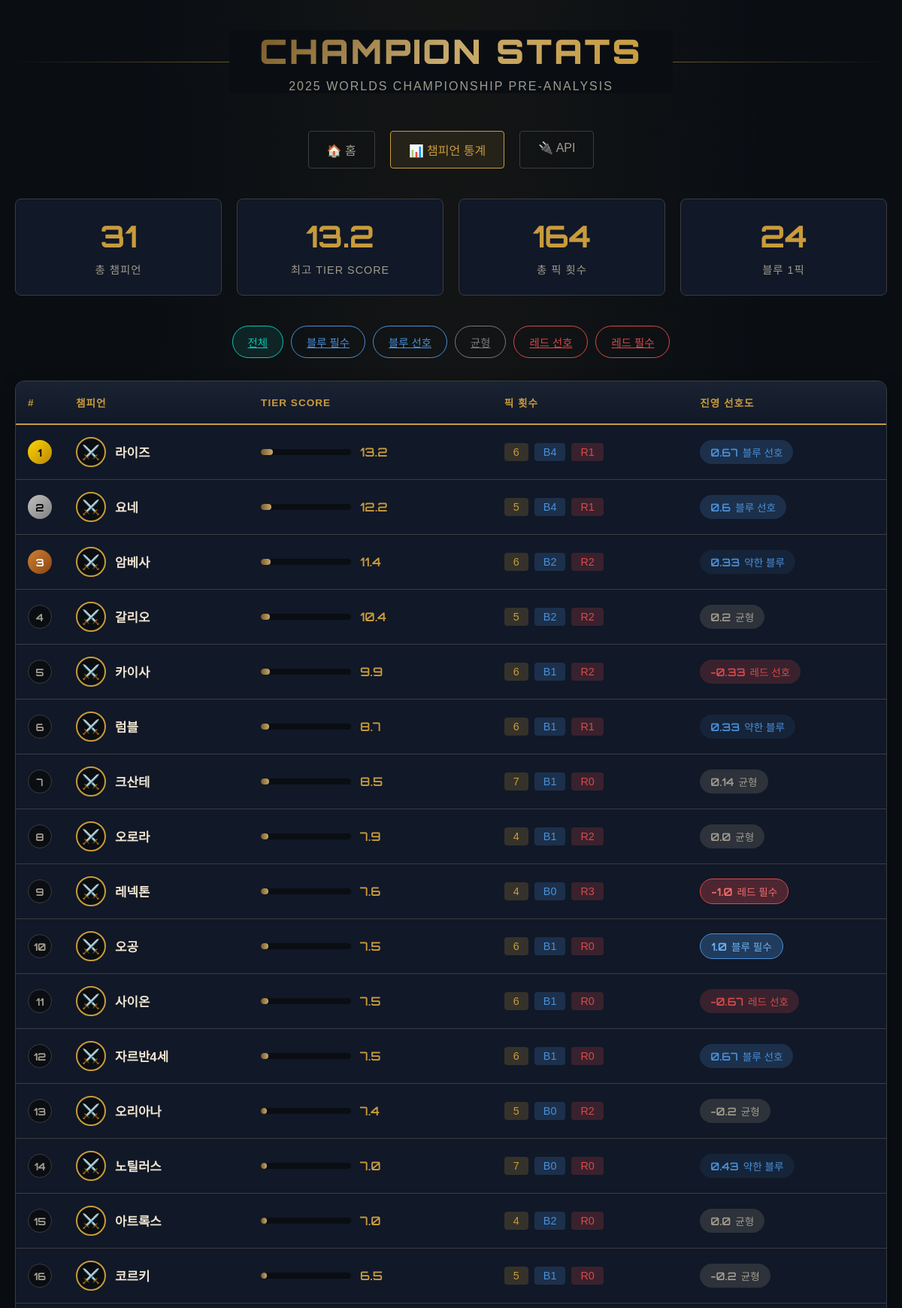
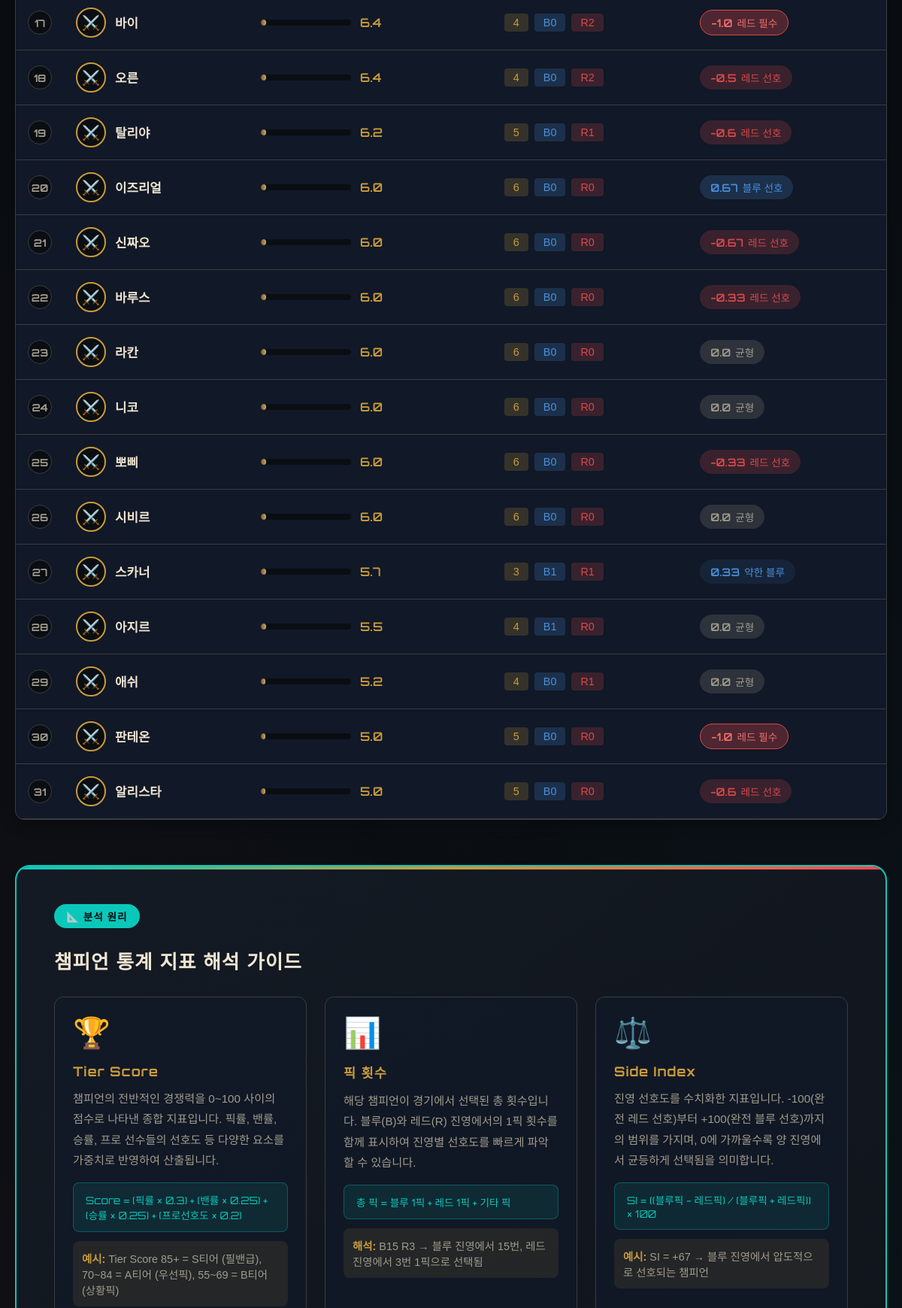
/champions/ (upper part), run on the app's committed database (2 pictures, top to bottom).
### main/models.py (models this page shows, shortened)
class ChampionStat(models.Model):
    SIDE_PREFERENCE_CHOICES = [
        ('BLUE_MUST', '블루 필수'),
        ('BLUE_PREF', '블루 선호'),
        ('BLUE_WEAK', '약한 블루'),
        ('BALANCED', '균형'),
        ('RED_WEAK', '약한 레드'),
        ('RED_PREF', '레드 선호'),
        ('RED_MUST', '레드 필수'),
    ]
    champion = models.OneToOneField(
        Champion,
        on_delete=models.CASCADE,
        related_name='stat',
        verbose_name='챔피언'
    )
    total_picks = models.IntegerField(default=0, verbose_name='총 픽 횟수')
    blue_first_pick = models.IntegerField(default=0, verbose_name='블루 1픽')
    red_first_pick = models.IntegerField(default=0, verbose_name='레드 1픽')
    tier_score = models.FloatField(default=0.0, verbose_name='Tier Score (가치 점수)')
    side_index = models.FloatField(default=0.0, verbose_name='Side Index (진영 선호도 수치)')
    side_preference = models.CharField(
        max_length=10,
        choices=SIDE_PREFERENCE_CHOICES,
        default='BALANCED',
        verbose_name='진영 선호도'
    )
    class Meta:
        ordering = ['-tier_score']
        verbose_name = '챔피언 통계'
        verbose_name_plural = '챔피언 통계 목록'

class Champion(models.Model):
    name = models.CharField(max_length=50, unique=True, verbose_name='챔피언 이름')
    class Meta:
        verbose_name = '챔피언'
        verbose_name_plural = '챔피언 목록'

### main/views.py (the view)
# urls.py: path('champions/', views.champion_stats, name='champion_stats'),
def champion_stats(request):
    stats = ChampionStat.objects.select_related('champion').all()
    sort_by = request.GET.get('sort', 'tier_score')
    order = request.GET.get('order', 'desc')
    valid_sort_fields = ['tier_score', 'total_picks', 'blue_first_pick', 'red_first_pick', 'side_index']
    if sort_by not in valid_sort_fields:
        sort_by = 'tier_score'
    if order == 'asc':
        stats = stats.order_by(sort_by)
    else:
        stats = stats.order_by(f'-{sort_by}')
    side_filter = request.GET.get('side', 'all')
    if side_filter != 'all':
        stats = stats.filter(side_preference=side_filter)
    context = {
        'title': '2025 롤드컵 챔피언 통계',
        'stats': stats,
        'sort_by': sort_by,
        'order': order,
        'side_filter': side_filter,
        'side_choices': ChampionStat.SIDE_PREFERENCE_CHOICES,
    }
    return render(request, 'main/champion_stats.html', context=context)

### main/templates/main/champion_stats.html (shortened to what this page needs)
<!DOCTYPE html>
<html lang="ko">
<head>
</head>
<body>
    <div class="container">
        <header class="header">
            <div class="header-content">
                <h1 class="title">Champion Stats</h1>
                <p class="subtitle">2025 WORLDS CHAMPIONSHIP PRE-ANALYSIS</p>
            </div>
        </header>
        <nav class="nav-bar">
            <a href="{% url 'index' %}" class="nav-link">🏠 홈</a>
            <a href="{% url 'champion_stats' %}" class="nav-link active">📊 챔피언 통계</a>
            <a href="{% url 'champion_stats_api' %}" class="nav-link">🔌 API</a>
        </nav>
        <section class="stats-summary">
            <div class="stat-card">
                <div class="stat-value">{{ stats|length }}</div>
                <div class="stat-label">총 챔피언</div>
            </div>
            <div class="stat-card">
                <div class="stat-value">{% if stats %}{{ stats.0.tier_score }}{% else %}0{% endif %}</div>
                <div class="stat-label">최고 Tier Score</div>
            </div>
            <div class="stat-card">
                <div class="stat-value" id="total-picks">0</div>
                <div class="stat-label">총 픽 횟수</div>
            </div>
            <div class="stat-card">
                <div class="stat-value" id="blue-picks">0</div>
                <div class="stat-label">블루 1픽</div>
            </div>
        </section>
        <section class="filter-controls">
            <a href="?side=all&sort={{ sort_by }}&order={{ order }}"
               class="filter-btn {% if side_filter == 'all' %}active{% endif %}">전체</a>
            <a href="?side=BLUE_MUST&sort={{ sort_by }}&order={{ order }}"
               class="filter-btn blue {% if side_filter == 'BLUE_MUST' %}active{% endif %}">블루 필수</a>
            <a href="?side=BLUE_PREF&sort={{ sort_by }}&order={{ order }}"
               class="filter-btn blue {% if side_filter == 'BLUE_PREF' %}active{% endif %}">블루 선호</a>
            <a href="?side=BALANCED&sort={{ sort_by }}&order={{ order }}"
               class="filter-btn balanced {% if side_filter == 'BALANCED' %}active{% endif %}">균형</a>
            <a href="?side=RED_PREF&sort={{ sort_by }}&order={{ order }}"
               class="filter-btn red {% if side_filter == 'RED_PREF' %}active{% endif %}">레드 선호</a>
            <a href="?side=RED_MUST&sort={{ sort_by }}&order={{ order }}"
               class="filter-btn red {% if side_filter == 'RED_MUST' %}active{% endif %}">레드 필수</a>
        </section>
        <div class="table-container">
            {% if stats %}
            <table class="champion-table">
                <thead>
                    <tr>
                        <th style="width: 60px;">#</th>
                        <th>
                            <a href="?sort=tier_score&order={% if sort_by == 'tier_score' and order == 'desc' %}asc{% else %}desc{% endif %}&side={{ side_filter }}"
                               style="color: inherit; text-decoration: none;"
                               class="{% if sort_by == 'tier_score' %}sorted {% if order == 'asc' %}asc{% endif %}{% endif %}">
                                챔피언
                            </a>
                        </th>
                        <th>
                            <a href="?sort=tier_score&order={% if sort_by == 'tier_score' and order == 'desc' %}asc{% else %}desc{% endif %}&side={{ side_filter }}"
                               style="color: inherit; text-decoration: none;"
                               class="{% if sort_by == 'tier_score' %}sorted {% if order == 'asc' %}asc{% endif %}{% endif %}">
                                Tier Score
                            </a>
                        </th>
                        <th>
                            <a href="?sort=total_picks&order={% if sort_by == 'total_picks' and order == 'desc' %}asc{% else %}desc{% endif %}&side={{ side_filter }}"
                               style="color: inherit; text-decoration: none;"
                               class="{% if sort_by == 'total_picks' %}sorted {% if order == 'asc' %}asc{% endif %}{% endif %}">
                                픽 횟수
                            </a>
                        </th>
                        <th>
                            <a href="?sort=side_index&order={% if sort_by == 'side_index' and order == 'desc' %}asc{% else %}desc{% endif %}&side={{ side_filter }}"
                               style="color: inherit; text-decoration: none;"
                               class="{% if sort_by == 'side_index' %}sorted {% if order == 'asc' %}asc{% endif %}{% endif %}">
                                진영 선호도
                            </a>
                        </th>
                    </tr>
                </thead>
                <tbody>
                    {% for stat in stats %}
                    <tr>
                        <td>
                            <span class="rank-badge {% if forloop.counter == 1 %}rank-1{% elif forloop.counter == 2 %}rank-2{% elif forloop.counter == 3 %}rank-3{% else %}rank-default{% endif %}">
                                {{ forloop.counter }}
                            </span>
                        </td>
                        <td>
                            <div class="champion-name">
                                <div class="champion-icon">⚔️</div>
                                {{ stat.champion.name }}
                            </div>
                        </td>
                        <td>
                            <div class="tier-bar-container">
                                <div class="tier-bar">
                                    <div class="tier-bar-fill"
                                         style="width: {{ stat.tier_score|floatformat:0 }}%;
                                                background: linear-gradient(90deg, #785a28, #c8aa6e);"></div>
                                </div>
                                <span class="tier-value">{{ stat.tier_score }}</span>
                            </div>
                        </td>
                        <td>
                            <div class="pick-stats">
                                <span class="pick-stat total" data-total="{{ stat.total_picks }}">{{ stat.total_picks }}</span>
                                <span class="pick-stat blue" data-blue="{{ stat.blue_first_pick }}">B{{ stat.blue_first_pick }}</span>
                                <span class="pick-stat red">R{{ stat.red_first_pick }}</span>
                            </div>
                        </td>
                        <td>
                            <span class="side-badge {{ stat.side_preference }}">
                                <span class="side-index">{{ stat.side_index }}</span>
                                {{ stat.get_side_preference_display }}
                            </span>
                        </td>
                    </tr>
                    {% endfor %}
                </tbody>
            </table>
            {% endif %}
        </div>
        <section class="methodology-section">
            <span class="methodology-badge">📐 분석 원리</span>
            <h2 class="methodology-title">챔피언 통계 지표 해석 가이드</h2>
            <div class="methodology-grid">
                <div class="method-card">
                    <div class="method-icon">🏆</div>
                    <h3 class="method-name">Tier Score</h3>
                    <p class="method-desc">
                        챔피언의 전반적인 경쟁력을 0~100 사이의 점수로 나타낸 종합 지표입니다.
                        픽률, 밴률, 승률, 프로 선수들의 선호도 등 다양한 요소를 가중치로 반영하여 산출됩니다.
                    </p>
                    <div class="method-formula">
                        Score = (픽률 × 0.3) + (밴률 × 0.25) + (승률 × 0.25) + (프로선호도 × 0.2)
                    </div>
                    <div class="method-example">
                        <strong>예시:</strong> Tier Score 85+ = S티어 (필밴급), 70~84 = A티어 (우선픽), 55~69 = B티어 (상황픽)
                    </div>
                </div>
                <div class="method-card">
                    <div class="method-icon">📊</div>
                    <h3 class="method-name">픽 횟수</h3>
                    <p class="method-desc">
                        해당 챔피언이 경기에서 선택된 총 횟수입니다. 블루(B)와 레드(R) 진영에서의 1픽 횟수를 함께 표시하여
                        진영별 선호도를 빠르게 파악할 수 있습니다.
                    </p>
                    <div class="method-formula">
                        총 픽 = 블루 1픽 + 레드 1픽 + 기타 픽
                    </div>
                    <div class="method-example">
                        <strong>해석:</strong> B15 R3 → 블루 진영에서 15번, 레드 진영에서 3번 1픽으로 선택됨
                    </div>
                </div>
                <div class="method-card">
                    <div class="method-icon">⚖️</div>
                    <h3 class="method-name">Side Index</h3>
                    <p class="method-desc">
                        진영 선호도를 수치화한 지표입니다. -100(완전 레드 선호)부터 +100(완전 블루 선호)까지의 범위를 가지며,
                        0에 가까울수록 양 진영에서 균등하게 선택됨을 의미합니다.
                    </p>
                    <div class="method-formula">
                        SI = ((블루픽 - 레드픽) / (블루픽 + 레드픽)) × 100
                    </div>
                    <div class="method-example">
                        <strong>예시:</strong> SI = +67 → 블루 진영에서 압도적으로 선호되는 챔피언
                    </div>
                </div>
            </div>
        </section>
    </div>
</body>
</html>

### data on the page
ChampionStat: tier_score "13.2", champion.name "라이즈", total_picks "6", blue_first_pick "4", red_first_pick "1", side_index "0.67", side_preference "블루 선호"
ChampionStat: champion.name "요네", tier_score "12.2", total_picks "5", blue_first_pick "4", red_first_pick "1", side_index "0.6", side_preference "블루 선호"
ChampionStat: champion.name "암베사", tier_score "11.4", total_picks "6", blue_first_pick "2", red_first_pick "2", side_index "0.33", side_preference "약한 블루"
ChampionStat: champion.name "갈리오", tier_score "10.4", total_picks "5", blue_first_pick "2", red_first_pick "2", side_index "0.2", side_preference "균형"
ChampionStat: champion.name "카이사", tier_score "9.9", total_picks "6", blue_first_pick "1", red_first_pick "2", side_index "-0.33", side_preference "레드 선호"
ChampionStat: champion.name "럼블", tier_score "8.7", total_picks "6", blue_first_pick "1", red_first_pick "1", side_index "0.33", side_preference "약한 블루"
ChampionStat: champion.name "크산테", tier_score "8.5", total_picks "7", blue_first_pick "1", red_first_pick "0", side_index "0.14", side_preference "균형"
ChampionStat: champion.name "오로라", tier_score "7.9", total_picks "4", blue_first_pick "1", red_first_pick "2", side_index "0.0", side_preference "균형"
ChampionStat: champion.name "레넥톤", tier_score "7.6", total_picks "4", blue_first_pick "0", red_first_pick "3", side_index "-1.0", side_preference "레드 필수"
ChampionStat: champion.name "오공", tier_score "7.5", total_picks "6", blue_first_pick "1", red_first_pick "0", side_index "1.0", side_preference "블루 필수"
ChampionStat: champion.name "사이온", tier_score "7.5", total_picks "6", blue_first_pick "1", red_first_pick "0", side_index "-0.67", side_preference "레드 선호"
ChampionStat: champion.name "자르반4세", tier_score "7.5", total_picks "6", blue_first_pick "1", red_first_pick "0", side_index "0.67", side_preference "블루 선호"
ChampionStat: champion.name "오리아나", tier_score "7.4", total_picks "5", blue_first_pick "0", red_first_pick "2", side_index "-0.2", side_preference "균형"
ChampionStat: champion.name "노틸러스", tier_score "7.0", total_picks "7", blue_first_pick "0", red_first_pick "0", side_index "0.43", side_preference "약한 블루"
ChampionStat: champion.name "아트록스", tier_score "7.0", total_picks "4", blue_first_pick "2", red_first_pick "0", side_index "0.0", side_preference "균형"
ChampionStat: champion.name "코르키", tier_score "6.5", total_picks "5", blue_first_pick "1", red_first_pick "0", side_index "-0.2", side_preference "균형"
ChampionStat: champion.name "바이", tier_score "6.4", total_picks "4", blue_first_pick "0", red_first_pick "2", side_index "-1.0", side_preference "레드 필수"
ChampionStat: champion.name "오른", tier_score "6.4", total_picks "4", blue_first_pick "0", red_first_pick "2", side_index "-0.5", side_preference "레드 선호"
ChampionStat: champion.name "탈리야", tier_score "6.2", total_picks "5", blue_first_pick "0", red_first_pick "1", side_index "-0.6", side_preference "레드 선호"
ChampionStat: champion.name "이즈리얼", tier_score "6.0", total_picks "6", blue_first_pick "0", red_first_pick "0", side_index "0.67", side_preference "블루 선호"
ChampionStat: champion.name "신짜오", tier_score "6.0", total_picks "6", blue_first_pick "0", red_first_pick "0", side_index "-0.67", side_preference "레드 선호"
ChampionStat: champion.name "바루스", tier_score "6.0", total_picks "6", blue_first_pick "0", red_first_pick "0", side_index "-0.33", side_preference "레드 선호"
ChampionStat: champion.name "라칸", tier_score "6.0", total_picks "6", blue_first_pick "0", red_first_pick "0", side_index "0.0", side_preference "균형"
ChampionStat: champion.name "니코", tier_score "6.0", total_picks "6", blue_first_pick "0", red_first_pick "0", side_index "0.0", side_preference "균형"
ChampionStat: champion.name "뽀삐", tier_score "6.0", total_picks "6", blue_first_pick "0", red_first_pick "0", side_index "-0.33", side_preference "레드 선호"
ChampionStat: champion.name "시비르", tier_score "6.0", total_picks "6", blue_first_pick "0", red_first_pick "0", side_index "0.0", side_preference "균형"
ChampionStat: champion.name "스카너", tier_score "5.7", total_picks "3", blue_first_pick "1", red_first_pick "1", side_index "0.33", side_preference "약한 블루"
ChampionStat: champion.name "아지르", tier_score "5.5", total_picks "4", blue_first_pick "1", red_first_pick "0", side_index "0.0", side_preference "균형"
ChampionStat: champion.name "애쉬", tier_score "5.2", total_picks "4", blue_first_pick "0", red_first_pick "1", side_index "0.0", side_preference "균형"
ChampionStat: champion.name "판테온", tier_score "5.0", total_picks "5", blue_first_pick "0", red_first_pick "0", side_index "-1.0", side_preference "레드 필수"
ChampionStat: champion.name "알리스타", tier_score "5.0", total_picks "5", blue_first_pick "0", red_first_pick "0", side_index "-0.6", side_preference "레드 선호"

### other printed values
{{ stats|length }} "31"
